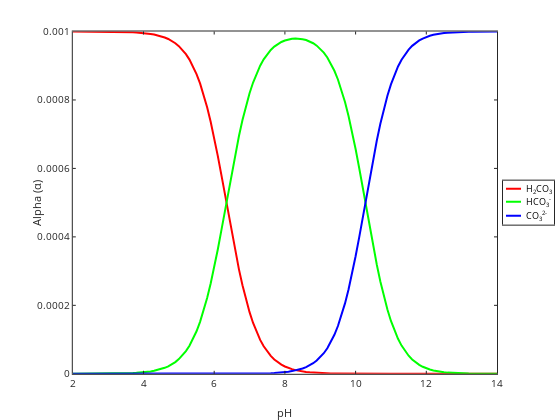

Source (notebook cell):
### Code cell
figure;
plot(pH, H2CO3, 'r', 'LineWidth', 2); hold on;
plot(pH, HCO3, 'g', 'LineWidth', 2);
plot(pH, CO3, 'b', 'LineWidth', 2);
xlabel('pH');
ylabel('Alpha (\alpha)');
legend('H{_2}CO{_3}', 'HCO{_3}^-', 'CO{_3}^{2-}', 'Location', 'EastOutside');
title('Carbonate Species Distribution as a Function of pH');

### Figure 1 — Plotly figure (JSON) as saved in the notebook; plotly's stock layout.template omitted (floating-point values rounded to 4 significant figures)
{"data": [{"line": {"color": "rgb(255,0,0)", "dash": "solid", "width": 2}, "marker": {"color": "rgb(255,0,0)", "line": {"color": "rgb(255,0,0)"}, "size": 6, "symbol": "none"}, "mode": "lines", "name": "H{_2}CO{_3}", "showlegend": true, "type": "scatter", "visibility": true, "x": [2, 2.1, 2.2, 2.3, 2.4, 2.5, 2.6, 2.7, 2.8, 2.9, 3, 3.1, 3.2, 3.3, 3.4, 3.5, 3.6, 3.7, 3.8, 3.9, 4, 4.1, 4.2, 4.3, 4.4, 4.5, 4.6, 4.7, 4.8, 4.9, 5, 5.1, 5.2, 5.3, 5.4, 5.5, 5.6, 5.7, 5.8, 5.9, 6, 6.1, 6.2, 6.3, 6.4, 6.5, 6.6, 6.7, 6.8, 6.9, 7, 7.1, 7.2, 7.3, 7.4, 7.5, 7.6, 7.7, 7.8, 7.9, 8, 8.1, 8.2, 8.3, 8.4, 8.5, 8.6, 8.7, 8.8, 8.9, 9, 9.1, 9.2, 9.3, 9.4, 9.5, 9.6, 9.7, 9.8, 9.9, 10, 10.1, 10.2, 10.3, 10.4, 10.5, 10.6, 10.7, 10.8, 10.9, 11, 11.1, 11.2, 11.3, 11.4, 11.5, 11.6, 11.7, 11.8, 11.9, 12, 12.1, 12.2, 12.3, 12.4, 12.5, 12.6, 12.7, 12.8, 12.9, 13, 13.1, 13.2, 13.3, 13.4, 13.5, 13.6, 13.7, 13.8, 13.9, 14], "xaxis": "x", "y": [0.001, 0.0009999, 0.0009999, 0.0009999, 0.0009999, 0.0009999, 0.0009998, 0.0009998, 0.0009997, 0.0009996, 0.0009995, 0.0009994, 0.0009993, 0.0009991, 0.0009989, 0.0009986, 0.0009982, 0.0009977, 0.0009972, 0.0009964, 0.0009955, 0.0009944, 0.000993, 0.0009911, 0.0009889, 0.0009861, 0.0009825, 0.0009781, 0.0009726, 0.0009657, 0.0009572, 0.0009467, 0.0009337, 0.0009179, 0.0008987, 0.0008757, 0.0008483, 0.0008161, 0.0007788, 0.0007364, 0.0006891, 0.0006375, 0.0005825, 0.0005254, 0.0004676, 0.0004108, 0.0003562, 0.0003051, 0.0002584, 0.0002167, 0.0001801, 0.0001485, 0.0001216, 9.901e-05, 8.024e-05, 6.477e-05, 5.212e-05, 4.182e-05, 3.348e-05, 2.676e-05, 2.135e-05, 1.701e-05, 1.353e-05, 1.076e-05, 8.54e-06, 6.773e-06, 5.365e-06, 4.243e-06, 3.351e-06, 2.642e-06, 2.078e-06, 1.63e-06, 1.275e-06, 9.926e-07, 7.694e-07, 5.931e-07, 4.54e-07, 3.449e-07, 2.595e-07, 1.933e-07, 1.423e-07, 1.035e-07, 7.425e-08, 5.255e-08, 3.668e-08, 2.526e-08, 1.718e-08, 1.154e-08, 7.671e-09, 5.048e-09, 3.293e-09, 2.132e-09, 1.37e-09, 8.755e-10, 5.563e-10, 3.516e-10, 2.212e-10, 1.385e-10, 8.636e-11, 5.36e-11, 3.313e-11, 2.038e-11, 1.248e-11, 7.609e-12, 4.617e-12, 2.787e-12, 1.675e-12, 1.001e-12, 5.953e-13, 3.522e-13, 2.073e-13, 1.214e-13, 7.075e-14, 4.104e-14, 2.369e-14, 1.362e-14, 7.793e-15, 4.44e-15, 2.519e-15, 1.421e-15, 7.976e-16], "yaxis": "y"}, {"line": {"color": "rgb(0,255,0)", "dash": "solid", "width": 2}, "marker": {"color": "rgb(0,255,0)", "line": {"color": "rgb(0,255,0)"}, "size": 6, "symbol": "none"}, "mode": "lines", "name": "HCO{_3}^-", "showlegend": true, "type": "scatter", "visibility": true, "x": [2, 2.1, 2.2, 2.3, 2.4, 2.5, 2.6, 2.7, 2.8, 2.9, 3, 3.1, 3.2, 3.3, 3.4, 3.5, 3.6, 3.7, 3.8, 3.9, 4, 4.1, 4.2, 4.3, 4.4, 4.5, 4.6, 4.7, 4.8, 4.9, 5, 5.1, 5.2, 5.3, 5.4, 5.5, 5.6, 5.7, 5.8, 5.9, 6, 6.1, 6.2, 6.3, 6.4, 6.5, 6.6, 6.7, 6.8, 6.9, 7, 7.1, 7.2, 7.3, 7.4, 7.5, 7.6, 7.7, 7.8, 7.9, 8, 8.1, 8.2, 8.3, 8.4, 8.5, 8.6, 8.7, 8.8, 8.9, 9, 9.1, 9.2, 9.3, 9.4, 9.5, 9.6, 9.7, 9.8, 9.9, 10, 10.1, 10.2, 10.3, 10.4, 10.5, 10.6, 10.7, 10.8, 10.9, 11, 11.1, 11.2, 11.3, 11.4, 11.5, 11.6, 11.7, 11.8, 11.9, 12, 12.1, 12.2, 12.3, 12.4, 12.5, 12.6, 12.7, 12.8, 12.9, 13, 13.1, 13.2, 13.3, 13.4, 13.5, 13.6, 13.7, 13.8, 13.9, 14], "xaxis": "x", "y": [4.804e-08, 6.001e-08, 7.501e-08, 9.383e-08, 1.174e-07, 1.471e-07, 1.843e-07, 2.31e-07, 2.897e-07, 3.634e-07, 4.561e-07, 5.726e-07, 7.19e-07, 9.03e-07, 1.134e-06, 1.425e-06, 1.791e-06, 2.25e-06, 2.828e-06, 3.553e-06, 4.465e-06, 5.61e-06, 7.048e-06, 8.851e-06, 1.111e-05, 1.395e-05, 1.749e-05, 2.192e-05, 2.744e-05, 3.431e-05, 4.283e-05, 5.335e-05, 6.628e-05, 8.208e-05, 0.0001013, 0.0001243, 0.0001517, 0.0001839, 0.0002212, 0.0002636, 0.0003109, 0.0003625, 0.0004175, 0.0004746, 0.0005323, 0.0005892, 0.0006437, 0.0006947, 0.0007413, 0.000783, 0.0008195, 0.000851, 0.0008777, 0.0009001, 0.0009186, 0.0009337, 0.000946, 0.0009558, 0.0009634, 0.0009694, 0.0009737, 0.0009768, 0.0009786, 0.0009794, 0.000979, 0.0009776, 0.000975, 0.0009711, 0.0009657, 0.0009587, 0.0009496, 0.0009382, 0.000924, 0.0009066, 0.0008853, 0.0008598, 0.0008295, 0.0007941, 0.0007533, 0.0007073, 0.0006566, 0.0006019, 0.0005445, 0.0004859, 0.0004277, 0.0003714, 0.0003185, 0.0002698, 0.0002261, 0.0001876, 0.0001543, 0.000126, 0.0001022, 8.239e-05, 6.608e-05, 5.275e-05, 4.193e-05, 3.32e-05, 2.618e-05, 2.058e-05, 1.611e-05, 1.257e-05, 9.776e-06, 7.574e-06, 5.848e-06, 4.498e-06, 3.447e-06, 2.633e-06, 2.003e-06, 1.519e-06, 1.148e-06, 8.644e-07, 6.492e-07, 4.863e-07, 3.635e-07, 2.713e-07, 2.022e-07, 1.507e-07, 1.124e-07, 8.384e-08, 6.267e-08], "yaxis": "y"}, {"line": {"color": "rgb(0,0,255)", "dash": "solid", "width": 2}, "marker": {"color": "rgb(0,0,255)", "line": {"color": "rgb(0,0,255)"}, "size": 6, "symbol": "none"}, "mode": "lines", "name": "CO{_3}^{2-}", "showlegend": true, "type": "scatter", "visibility": true, "x": [2, 2.1, 2.2, 2.3, 2.4, 2.5, 2.6, 2.7, 2.8, 2.9, 3, 3.1, 3.2, 3.3, 3.4, 3.5, 3.6, 3.7, 3.8, 3.9, 4, 4.1, 4.2, 4.3, 4.4, 4.5, 4.6, 4.7, 4.8, 4.9, 5, 5.1, 5.2, 5.3, 5.4, 5.5, 5.6, 5.7, 5.8, 5.9, 6, 6.1, 6.2, 6.3, 6.4, 6.5, 6.6, 6.7, 6.8, 6.9, 7, 7.1, 7.2, 7.3, 7.4, 7.5, 7.6, 7.7, 7.8, 7.9, 8, 8.1, 8.2, 8.3, 8.4, 8.5, 8.6, 8.7, 8.8, 8.9, 9, 9.1, 9.2, 9.3, 9.4, 9.5, 9.6, 9.7, 9.8, 9.9, 10, 10.1, 10.2, 10.3, 10.4, 10.5, 10.6, 10.7, 10.8, 10.9, 11, 11.1, 11.2, 11.3, 11.4, 11.5, 11.6, 11.7, 11.8, 11.9, 12, 12.1, 12.2, 12.3, 12.4, 12.5, 12.6, 12.7, 12.8, 12.9, 13, 13.1, 13.2, 13.3, 13.4, 13.5, 13.6, 13.7, 13.8, 13.9, 14], "xaxis": "x", "y": [2.831e-16, 4.351e-16, 6.707e-16, 1.036e-15, 1.605e-15, 2.493e-15, 3.878e-15, 6.043e-15, 9.435e-15, 1.475e-14, 2.31e-14, 3.62e-14, 5.682e-14, 8.925e-14, 1.403e-13, 2.208e-13, 3.476e-13, 5.477e-13, 8.633e-13, 1.361e-12, 2.148e-12, 3.389e-12, 5.348e-12, 8.441e-12, 1.332e-11, 2.103e-11, 3.319e-11, 5.235e-11, 8.253e-11, 1.3e-10, 2.045e-10, 3.211e-10, 5.031e-10, 7.859e-10, 1.223e-09, 1.895e-09, 2.92e-09, 4.47e-09, 6.789e-09, 1.022e-08, 1.522e-08, 2.242e-08, 3.261e-08, 4.682e-08, 6.631e-08, 9.266e-08, 1.278e-07, 1.74e-07, 2.342e-07, 3.12e-07, 4.118e-07, 5.39e-07, 7.006e-07, 9.053e-07, 1.164e-06, 1.49e-06, 1.902e-06, 2.42e-06, 3.073e-06, 3.893e-06, 4.925e-06, 6.221e-06, 7.85e-06, 9.893e-06, 1.245e-05, 1.566e-05, 1.968e-05, 2.469e-05, 3.093e-05, 3.869e-05, 4.83e-05, 6.015e-05, 7.47e-05, 9.243e-05, 0.0001139, 0.0001396, 0.00017, 0.0002056, 0.0002465, 0.0002925, 0.0003433, 0.000398, 0.0004554, 0.000514, 0.0005722, 0.0006285, 0.0006815, 0.0007302, 0.0007739, 0.0008124, 0.0008457, 0.000874, 0.0008978, 0.0009176, 0.0009339, 0.0009472, 0.0009581, 0.0009668, 0.0009738, 0.0009794, 0.0009839, 0.0009874, 0.0009902, 0.0009924, 0.0009942, 0.0009955, 0.0009966, 0.0009974, 0.000998, 0.0009985, 0.0009989, 0.0009991, 0.0009994, 0.0009995, 0.0009996, 0.0009997, 0.0009998, 0.0009998, 0.0009999, 0.0009999, 0.0009999], "yaxis": "y"}, {"hoverinfo": "none", "line": {"color": "rgb(255,0,0)", "dash": "solid", "width": 2}, "marker": {"color": "rgb(255,0,0)", "line": {"color": "rgb(255,0,0)"}, "size": 6, "symbol": "none"}, "mode": "lines", "name": "", "showlegend": false, "type": "scatter", "visibility": true, "x": [3, 18], "xaxis": "x2", "y": [8, 8], "yaxis": "y2"}, {"hoverinfo": "none", "line": {"color": "rgb(0,255,0)", "dash": "solid", "width": 2}, "marker": {"color": "rgb(0,255,0)", "line": {"color": "rgb(0,255,0)"}, "size": 6, "symbol": "none"}, "mode": "lines", "name": "", "showlegend": false, "type": "scatter", "visibility": true, "x": [3, 18], "xaxis": "x2", "y": [21, 21], "yaxis": "y2"}, {"hoverinfo": "none", "line": {"color": "rgb(0,0,255)", "dash": "solid", "width": 2}, "marker": {"color": "rgb(0,0,255)", "line": {"color": "rgb(0,0,255)"}, "size": 6, "symbol": "none"}, "mode": "lines", "name": "", "showlegend": false, "type": "scatter", "visibility": true, "x": [3, 18], "xaxis": "x2", "y": [35, 35], "yaxis": "y2"}], "layout": {"annotations": [{"font": {"color": "rgb(0, 0, 0)", "size": 9}, "showarrow": false, "text": "H<sub>2</sub>CO<sub>3</sub>", "x": 21, "xanchor": "left", "xref": "x2", "y": 8, "yanchor": "middle", "yref": "y2"}, {"font": {"color": "rgb(0, 0, 0)", "size": 9}, "showarrow": false, "text": "HCO<sub>3</sub><sup>-</sup>", "x": 21, "xanchor": "left", "xref": "x2", "y": 21, "yanchor": "middle", "yref": "y2"}, {"font": {"color": "rgb(0, 0, 0)", "size": 9}, "showarrow": false, "text": "CO<sub>3</sub><sup>2-</sup>", "x": 21, "xanchor": "left", "xref": "x2", "y": 35, "yanchor": "middle", "yref": "y2"}], "height": 420, "hovermode": "closest", "margin": {"b": 0, "l": 0, "r": 0, "t": 0}, "plot_bgcolor": "rgba(0, 0, 0, 0)", "showlegend": false, "width": 560, "xaxis": {"anchor": "y", "autorange": false, "domain": [0.13, 0.8875], "exponentformat": "none", "gridcolor": "rgba(38,38,38,0.15)", "gridwidth": 1, "linecolor": "rgb(38,38,38)", "linewidth": 1, "mirror": "ticks", "range": [2, 14], "showgrid": false, "showline": true, "side": "bottom", "spikedash": "solid", "spikemode": "across", "spikesides": false, "spikethickness": 1, "tickangle": 0, "tickcolor": "rgb(38,38,38)", "tickfont": {"color": "rgb(38,38,38)", "size": 10}, "ticklen": 3, "ticks": "inside", "ticktext": ["2", "4", "6", "8", "10", "12", "14"], "tickvals": [2, 4, 6, 8, 10, 12, 14], "title": {"font": {"color": "rgb(38,38,38)", "size": 11}, "text": "pH"}, "type": "linear", "visible": true, "zeroline": false}, "xaxis2": {"anchor": "y2", "autorange": false, "domain": [0.8982, 0.9893], "exponentformat": "none", "fixedrange": true, "gridcolor": "rgba(38,38,38,0.15)", "gridwidth": 1, "linecolor": "rgb(38,38,38)", "linewidth": 1, "mirror": true, "range": [0, 51], "showgrid": false, "showline": true, "showspikes": false, "side": "bottom", "spikedash": "solid", "spikemode": "across", "spikesides": false, "spikethickness": 1, "tickangle": 0, "tickcolor": "rgb(38,38,38)", "tickfont": {"color": "rgb(38,38,38)", "size": 9}, "ticklen": 3, "ticks": "", "ticktext": [], "tickvals": [], "title": {"font": {"color": "rgb(0, 0, 0)", "size": 9.9}, "text": ""}, "type": "linear", "visible": true, "zeroline": false}, "yaxis": {"anchor": "x", "autorange": false, "domain": [0.11, 0.925], "exponentformat": "none", "gridcolor": "rgba(38,38,38,0.15)", "gridwidth": 1, "linecolor": "rgb(38,38,38)", "linewidth": 1, "mirror": "ticks", "range": [0, 0.001], "showgrid": false, "showline": true, "side": "left", "spikedash": "solid", "spikemode": "across", "spikesides": false, "spikethickness": 1, "tickangle": 0, "tickcolor": "rgb(38,38,38)", "tickfont": {"color": "rgb(38,38,38)", "size": 10}, "ticklen": 3, "ticks": "inside", "ticktext": ["0", "0.0002", "0.0004", "0.0006", "0.0008", "0.001"], "tickvals": [0, 0.0002, 0.0004, 0.0006, 0.0008, 0.001], "title": {"font": {"color": "rgb(38,38,38)", "size": 11}, "text": "Alpha (&#945;)"}, "type": "linear", "visible": true, "zeroline": false}, "yaxis2": {"anchor": "x2", "autorange": false, "domain": [0.4651, 0.5699], "exponentformat": "none", "fixedrange": true, "gridcolor": "rgba(38,38,38,0.15)", "gridwidth": 1, "linecolor": "rgb(38,38,38)", "linewidth": 1, "mirror": true, "range": [44, 0], "showgrid": false, "showline": true, "showspikes": false, "side": "left", "spikedash": "solid", "spikemode": "across", "spikesides": false, "spikethickness": 1, "tickangle": 0, "tickcolor": "rgb(38,38,38)", "tickfont": {"color": "rgb(38,38,38)", "size": 9}, "ticklen": 3, "ticks": "", "ticktext": [], "tickvals": [], "title": {"font": {"color": "rgb(0, 0, 0)", "size": 9.9}, "text": ""}, "type": "linear", "visible": true, "zeroline": false}}}
